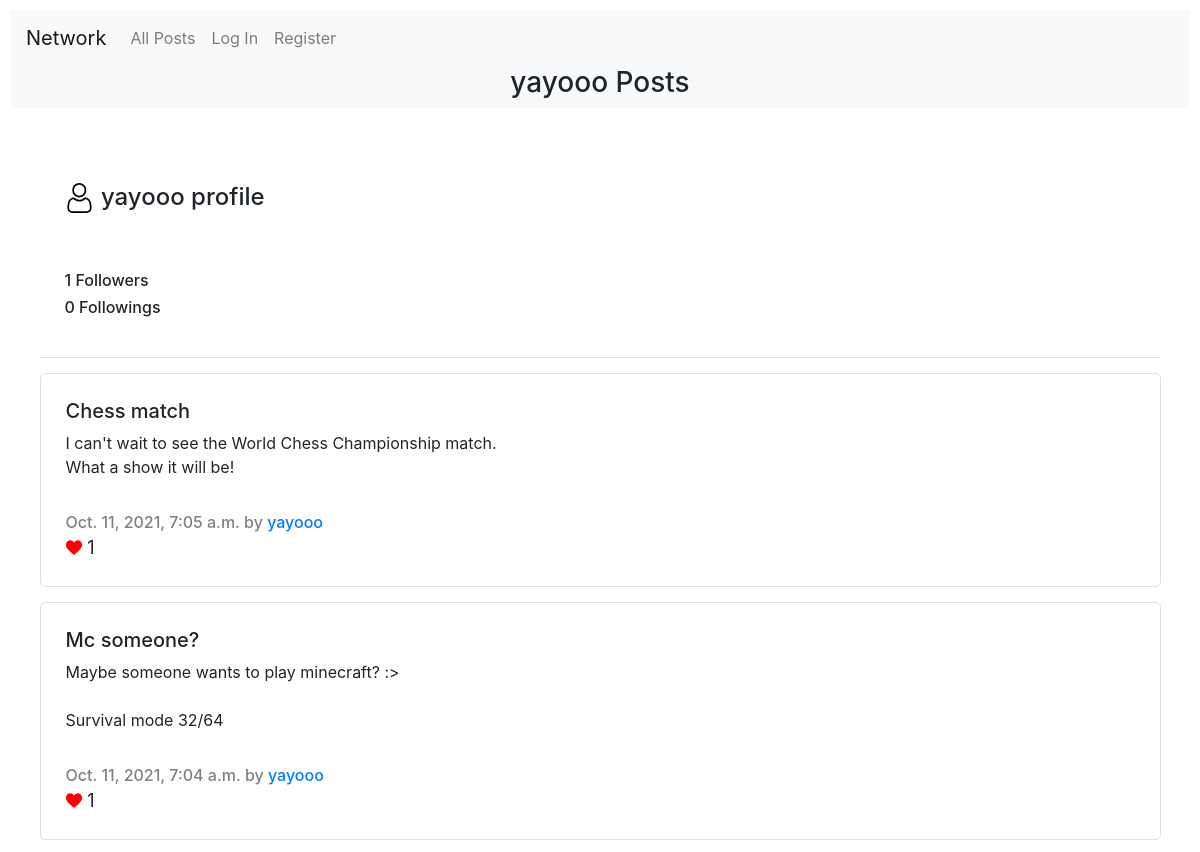
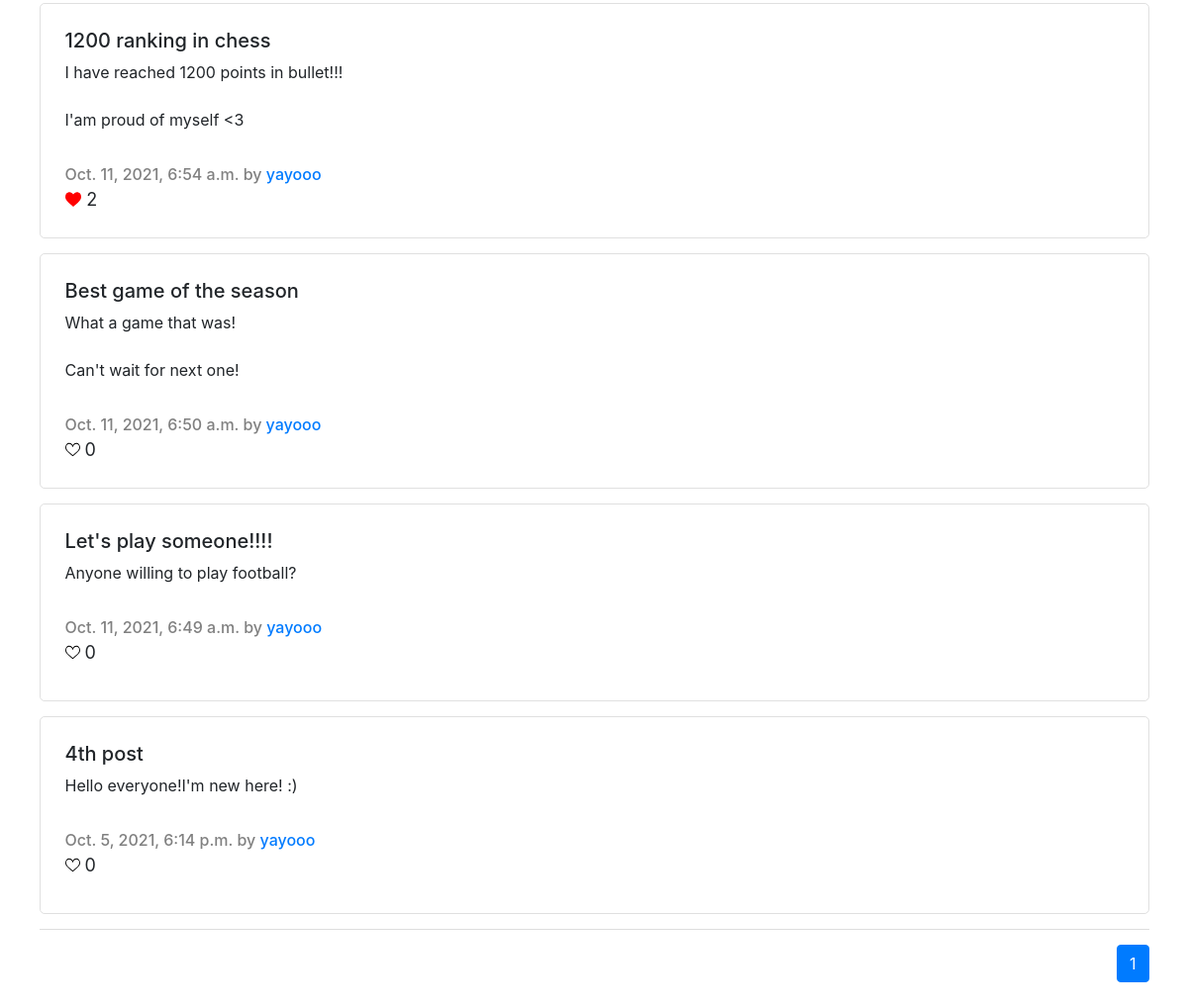
The app's page /user/yayooo with its own data (2 pictures, top to bottom).
### network/models.py (models this page shows, shortened)
class User(AbstractUser):
    followings = models.ManyToManyField('User', related_name="user_followings", blank=True, symmetrical=False)
    followers = models.ManyToManyField('User', related_name="user_followers", blank=True, symmetrical=False)
    pass

class Post(models.Model):
    creator =  models.ForeignKey(User, on_delete=models.CASCADE, related_name="post_creator")
    title = models.CharField(max_length=64)
    content = models.CharField(max_length=2500)
    creation_date = models.DateTimeField(auto_now_add=True)
    edit_date = models.DateTimeField(null=True, blank=True)
    likes = models.ManyToManyField(User, related_name="liked_posts", blank=True)

### network/views.py (the view)
# urls.py: path("user/<str:user>", views.user, name="user"),
def user(request, user):
    profile_owner = User.objects.get(username=user)
    liked_posts = []
    owner_followers = []
    follow = ''
    try:
        liked_posts = Post.objects.filter(likes=request.user)
    except:
        print('No liked posts')
    try:
        followers = profile_owner.followers.all()
    except:
        print('No followers')
    if request.user in followers:
        follow = 'True'
    posts = []
    try:
        posts = Post.objects.filter(creator__username=user)
        user = User.objects.get(username=user)
        posts = posts.order_by('-creation_date')
        paginator = Paginator(posts, 10)
        page_number = request.GET.get('page')
        page_obj = paginator.get_page(page_number)
    except:
        return render(request, "network/index.html", {
            "title": "No Posts",
            "posts": posts,
            "user_": "True",
            "requested_user": user,
            'follow': follow,
            "liked_posts": liked_posts
        })
    return render(request, "network/index.html", {
        "title": f"{user} Posts",
        "posts": posts.order_by('-creation_date'),
        "user_": "True",
        "requested_user": user,
        'follow': follow,
        "liked_posts": liked_posts,
        "page_obj": page_obj,
        "range": range(page_obj.paginator.num_pages)
    })

### network/templates/network/index.html (shortened to what this page needs)
{% extends "network/layout.html" %}
{% load static %}
{% block body %}
    <div class="main_title_container">
        <h3>
            {{ title }}
        </h3>
    </div>
    <div class="content_container">
        {% if index and user.is_authenticated %}
            <div class="Post_container_1">
                <h4>
                    New Post
                </h4>
                <form id="post-form" method="POST" action="{% url 'newPost' %}">
                    {% csrf_token %}
                    {{postForm.topic}}
                    {{postForm.content}}
                    <input type="Submit" value="Post" class="btn btn-primary" style="margin-top: 10px;"/>
                </form>
            </div>
        {% elif user_ == "True" %}
            <div class="Post_container_1">
                <h4>
                    <img src="{% static "network/User.svg" %}" alt="user" id="user_icon">
                    <span id="username">{{ requested_user.username }}</span> profile
                </h4>
                <div class="container_1">
                    <h6> <span id="followers_counter">{{ requested_user.followers.count }}</span> Followers</h6>
                    <h6>{{ requested_user.followings.count }} Followings</h6>
                </div>
            </div>
        {% endif %}
        {% for post in page_obj %}
            <div class="Post_container">
                <div class="Show_post_container">
                    <h5 class="post_title">
                        {{ post.title }}
                    </h5>
                    <p class="post_content">
                        {{ post.content|linebreaksbr }}
                    </p>
                    <p id="post_creation_date">
                        {{ post.creation_date }} by <a href="{% url 'user' post.creator %}">{{ post.creator }}</a>
                    </p>
                    {% if user.is_authenticated %}
                        <div class="likes_container unselectable"
                        {% if post in liked_posts %}
                            title="Unlike"
                        {% else %}
                            title="Like"
                        {% endif %}
                        >
                            {% if post in liked_posts %}
                                <img src="{% static "network/unlike.svg" %}" alt="unlike" class="heart_icon">
                            {% else %}
                                <img src="{% static "network/like.svg" %}" alt="like" class="heart_icon">
                            {% endif %}
                            <span id="likes_counter">
                                {{ post.likes.count }}
                            </span>
                        </div>
                    {% else %}
                        <div class="likes_container_disabled" title="Likes">
                            {% if post.likes.count > 0 %}
                                <img src="{% static "network/unlike.svg" %}" alt="likes" class="heart_icon_disabled">
                            {% else %}
                                <img src="{% static "network/like.svg" %}" alt="likes" class="heart_icon_disabled">
                            {% endif %}
                            <span id="likes_counter">
                                {{ post.likes.count }}
                            </span>
                        </div>
                    {% endif %}
                </div>
            </div>
        {% endfor %}
    </div>
    <div id="paginator">
        <ul class="pagination">
            {% for i in range %}
                <li
                {% if i|add:1 == page_obj.number %}
                    class="page-item active"
                {% else %}
                    class="page-item"
                {% endif %}
                ><a class="page-link" href="?page={{ i|add:1 }}">{{ i|add:1 }}</a></li>
            {% endfor %}
        </ul>
    </div>
{% endblock %}

### network/static/network/styles.css (style rules this page uses)
body { padding: 10px; margin: 0px; }
.main_title_container { display: flex; justify-content: center; align-items: center; background-color: #f8f9fa; width: 100%; }
.content_container { background: white; display: flex; flex-direction: column; justify-content: center; align-items: center; width: 100%; margin-bottom: 50px; padding: 50px 0px 50px 0px; }
.Post_container, .Post_container_1 { width: 95%; min-height: 200px; border-radius: 5px; margin-bottom: 15px; padding: 25px; }
.Post_container_1 { border-bottom: 1px solid #e0e0e0; border-radius: 0px; }
.Post_container { border: 1px solid #e0e0e0; }
#post_creation_date { padding-top: 15px; margin-bottom: 0; color: gray; font-weight: 500; }
.likes_container, .likes_container_disabled { display: flex; justify-content: flex-start; align-items: center; width: fit-content; }
#likes_counter { font-size: 18px; margin-left: 5px; }
#user_icon { height: 30px; }
.heart_icon, .heart_icon_disabled, .follow_icon { height: 15px; }
.container_1 { display: flex; flex-direction: column; height: 6.5rem; justify-content: flex-end; align-items: flex-start; }
#paginator { width: 95%; display: flex; justify-content: flex-end; margin-top: -100px; padding-top: 15px; border-top: 1px solid #dedede; }

### records on screen
User: username "yayooo", followers.count "1", followings.count "0"
Post: title "Chess match", content "I can't wait to see the World Chess Championship match. What a show it will be!", creation_date "Oct. 11, 2021, 7:05 a.m.", creator "yayooo", likes.count "1"
Post: title "Mc someone?", content "Maybe someone wants to play minecraft? :> Survival mode 32/64", creation_date "Oct. 11, 2021, 7:04 a.m.", creator "yayooo", likes.count "1"
Post: title "1200 ranking in chess", content "I have reached 1200 points in bullet!!! I'am proud of myself <3", creation_date "Oct. 11, 2021, 6:54 a.m.", creator "yayooo", likes.count "2"
Post: title "Best game of the season", content "What a game that was! Can't wait for next one!", creation_date "Oct. 11, 2021, 6:50 a.m.", creator "yayooo", likes.count "0"
Post: title "Let's play someone!!!!", content "Anyone willing to play football?", creation_date "Oct. 11, 2021, 6:49 a.m.", creator "yayooo", likes.count "0"
Post: title "4th post", content "Hello everyone!I'm new here! :)", creation_date "Oct. 5, 2021, 6:14 p.m.", creator "yayooo", likes.count "0"

### other values on screen
{{ title }} "yayooo Posts"
{{ i|add:1 }} "1"
